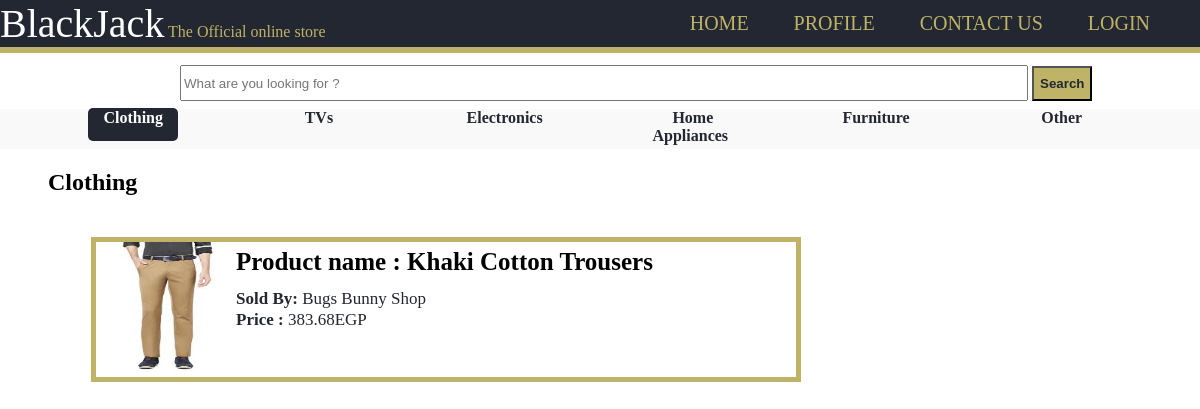
The page / on the database its author committed.
### products/models.py (models this page shows, shortened)
class Product(models.Model):
    id = models.UUIDField(primary_key=True, default=uuid.uuid4, editable=False)
    name = models.CharField(max_length=100)
    price = models.DecimalField(max_digits=7,decimal_places=2)
    description = models.TextField(blank=True)
    remaininginstock = models.PositiveSmallIntegerField(default=1)
    featured = models.BooleanField(default=False)
    image = models.ImageField(null=True,blank=True,upload_to='product_images/')
    shop = models.ForeignKey('shop.Shop',on_delete=models.CASCADE)
    reviews = models.ManyToManyField(Review, blank=True, related_name="reviews")
    categories = [
        ('clothing','Clothing'),
        ('tvs','TVs'),
        ('electronics','Electronics'),
        ('home_applicanes','Home Appliances'),
        ('furniture','Furniture'),
        ('other','Other')
    ]
    category = models.CharField(max_length=15,choices=categories,default='other')
    visits = models.IntegerField(default=0)
    def __str__(self):
        return f'{self.name}'

### shop/models.py (models this page shows, shortened)
class Shop(models.Model):
    name = models.CharField(max_length=30)
    description = models.TextField(max_length=100)
    address = models.TextField(max_length=100,)
    products = models.ManyToManyField(Product, blank=True, related_name="products")
    coupons = models.ManyToManyField('shop.Coupon',blank=True,default=None,related_name='shop_coupons')
    orders = models.ManyToManyField('users.Order',blank=True,default=None,related_name='shop_orders')
    featured = models.BooleanField(default=False)

### users/views.py (the view)
# urls.py: 2. Add a URL to urlpatterns:  path('', views.home, name='home')
def home(request):
    products={}
    displayed={}
    for category in Product.categories:
        products[category[0]] = list(Product.objects.filter(category=category[0]))
        print(f'{category[0]} is  {products[category[0]]}')
        featured = []
        displayed_=[]
        if len(products[category[0]]) <= 4:
            displayed_ = products[category[0]]
        else:
            for p in products[category[0]]:
                if p.featured:
                    featured.append(p)
            if len(featured) == 4:
                displayed_ = featured
            elif len(featured) < 4:
                while len(featured) < 4:
                    random_product = random.choice(products[category[0]])
                    if random_product not in featured:
                        featured.append(random_product)
                displayed_ = featured
            else:
                while len(displayed_) < 4:
                    random_product = random.choice(featured)
                    if random_product not in displayed_:
                        displayed_.append(random_product)
        displayed[category[0]]=displayed_
    print(f' displayed are {displayed}')
    return render(request,'users/Mainpage.html',{
        'displayed':displayed,
        'currency_ratio':get_currency_ratio(request),
        'currency_symbol':currency_symbols[get_preffered_currency(request)]
    })

### users/views.py (called while the page is built)
def get_currency_ratio(request):
    if not request.user.is_authenticated:
        return 1
    preferred_currency=request.user.preferred_currency
    if preferred_currency=='EGP':
        return 1
    else:
        return requests.get('https://free.currconv.com/api/v7/convert',{'apiKey':config('API_KEY'),'q':'EGP'+'_'+preferred_currency,'compact':'ultra'}).json()['EGP'+'_'+preferred_currency]

def get_preffered_currency(request):
    if not request.user.is_authenticated:
        return 'EGP'
    return request.user.preferred_currency

### users/templates/users/Mainpage.html (shortened to what this page needs)
{% load mathfilters %}
<!DOCTYPE html>
<html lang="en">
<head>
  <link rel="stylesheet" href="../static/users/home.css">
  <link rel="stylesheet" href="../static/users/wishlist.css">
</head>
<body>
  <div>
  <header>
    <div class="Container">
        <div id="header">
        <span id="BlackJack">BlackJack</span>
        <span id="official">The Official online store </span>
    </div>
<nav> <ul style="margin-top:12px;">
    <li> <a href="{% url 'home' %}"> Home </a> </li>
    <li> <a href="{% url 'userdashboard' %}"> Profile </a></li>
    <li> <a href="{% url 'contactus' %}"> Contact Us </a></li>
    {% if user.is_authenticated %}
    <li> <a href="{% url 'logout' %}">  Logout  </a> </li>
    {% else %}
    <li> <a href="{% url 'login' %}">  Login  </a> </li>
    {% endif %}
</ul> </nav>
    </div>
</header>
</div>
<form method="GET" action="{% url 'search' %}">
<div class="search">
  <input type="text" name="search_name" id="s" placeholder="What are you looking for ?">
  <button type="submit" id="b">Search</button>
</div>
</form>
<div class="head">
    <div class="cathead"><h4><a href="#" id="cur">Clothing</a></h4></div>
    <div class="cathead"><h4><a href="#" >TVs</a></h4></div>
    <div class="cathead"><h4><a href="#" >Electronics</a></h4></div>
    <div class="cathead"><h4><a href="#" >Home Appliances</a></h4></div>
    <div class="cathead"><h4><a href="#" >Furniture</a></h4></div>
    <div class="cathead"><h4><a href="#" >Other</a></h4></div>
    </div>
<div class="cat">
  <h2>Clothing</h2>
  <br>
  <div id="items">
    <div class="itemscontainer">
        {% for product in displayed.clothing %}
        <div class="item" title="{{ product.name }}">
          <img src="{{ product.image.url }}" height="135" width="135">
          <p style="font-size:25px; font-weight:bold; position:relative; top:5px;"><a href="{% url 'productpage' product.id %}">Product name : {{ product.name }}</a></p>
          <p><span style="font-weight:bold;">Sold By: </span>{{ product.shop.name }}</p>
          <p><span style="font-weight:bold;">Price : </span> {{product.price|mul:currency_ratio|floatformat:2}}{{currency_symbol}}</p>
        </div>
        {% endfor %}
    </div>
  </div>
</div>
</body>
</html>

### users/static/users/wishlist.css (style rules this page uses)
#items { margin-left: 40px; overflow: hidden; }
.item { float:left; width:700px; background-color:white; border:5px solid #BFB367; margin:3px; }
.item a { color:black; text-decoration: none; }
.itemscontainer { border:navy; }
.item p { color:#232732; font-size:17px; position:relative; top:17px; margin:1px; }
.item img { float:left; height:135px; margin-right:5px; }

### rows shown on the page
Product: image (picture), name "Khaki Cotton Trousers", shop.name "Bugs Bunny Shop", price|mul "383.68", currency_symbol "EGP"
